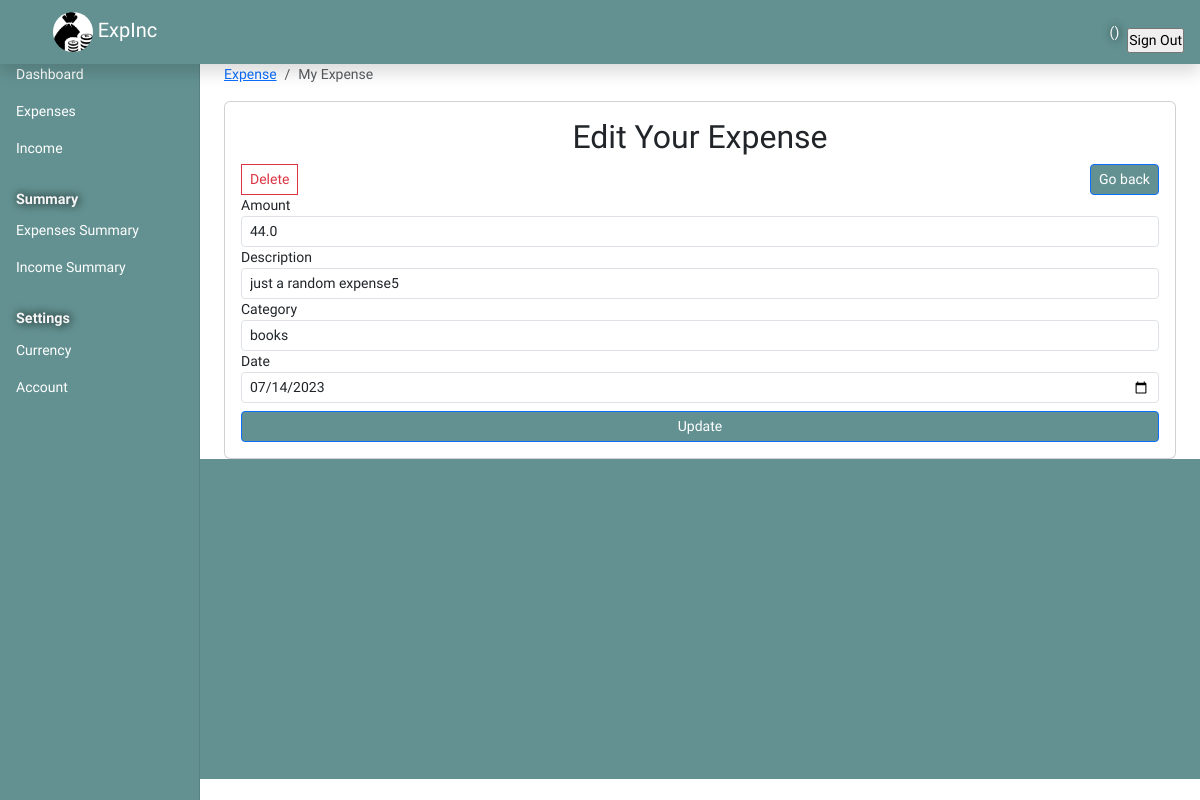
The page /edit/5/ on the database its author committed.
### expenses/models.py (models this page shows, shortened)
class Expense(models.Model):
    amount = models.FloatField()
    date = models.DateField(default=now)
    description = models.TextField()
    owner = models.ForeignKey(User, on_delete=models.CASCADE)
    category = models.CharField(max_length=225)
    class Meta:
        ordering=['-date']

### expenses/views.py (the view, shortened to what this page needs)
# urls.py: path("edit/<int:id>/", updateExpense, name='update-expense'),
def updateExpense(request, id):
    expense = Expense.objects.get(pk=id)
    category = Category.objects.all()
    context = {'expense':expense, 'category':category}
    return render(request, "edit_expense.html", context)

### templates/edit_expense.html (shortened to what this page needs)
{% extends 'base.html' %}
{% block content %}
<nav aria-label="breadcrumb">
    <ol class="breadcrumb">
        <li class="breadcrumb-item"><a href="{% url 'expenses'%}">Expense</a></li>
        <li class="breadcrumb-item active" aria-current="page">My Expense</li></li>
    </ol>
</nav>
    <div class=" card card-body">
        <h2 class="text-center">Edit Your Expense</h2>
        <div class="row">
            <div class="form-group  col-2">
                <form action="{% url 'delete-expense' expense.id %}" method="post">
                    <button class="btn btn-outline-danger btn-sm " style="border-radius: 0%;" class="btn">Delete</button>
                </form>
            </div>
            <div class="col-6">
            </div>
            <div class="col-4">
                <a href="{% url 'expenses' %}" class="btn btn-primary btn-sm float-end"> Go back</a>
            </div>
        </div>
        <form action="{% url 'update-expense' expense.id %}" method="post">
        <div class="form-group">
            <label for="">Amount</label>
            <input type="number" class="form-control form-control-sm" value="{{expense.amount}}" name="amount" required>
        </div>
        <div class="form-group">
            <label for="description">Description</label>
            <input type="text" class="form-control form-control-sm"  name="description" value="{{expense.description}}" required>
        </div>
        <div class="form-group">
            <label for="category">Category</label>
            <select name="category" id="" class="form-control form-control-sm" required>
                <option value="{{expense.category}}" selected>{{expense.category}}</option>
            </select>
        </div>
        <div class="form-group">
            <label for="date">Date</label>
            <input type="date" class="form-control form-control-sm"  name="date" value="{{expense.date|date:'Y-m-d'}}" required>
        </div>
        <div class="form-group mt-2">
            <input type="submit" value="Update" class=" form-control form-control-sm btn btn-primary btn-sm">
        </div>
        </form>
        </div>
{% endblock content %}

### static/css/main.css (style rules this page uses)
:root { --box-shadow: 0 .5rem 1.5rem rgba(0, 0, 0, .4); }
* { margin: 0; padding: 0; }
body { font-family: 'Source Sans Pro', sans-serif!important; }
.btn-primary { background: rgb(99, 145, 145)!important; }

### static/static2/css/dashboard.css (style rules this page uses)
body { font-size: .875rem; }

### rows shown on the page
Expense: amount "44.0", description "just a random expense5", category "books", date "07/14/2023"
